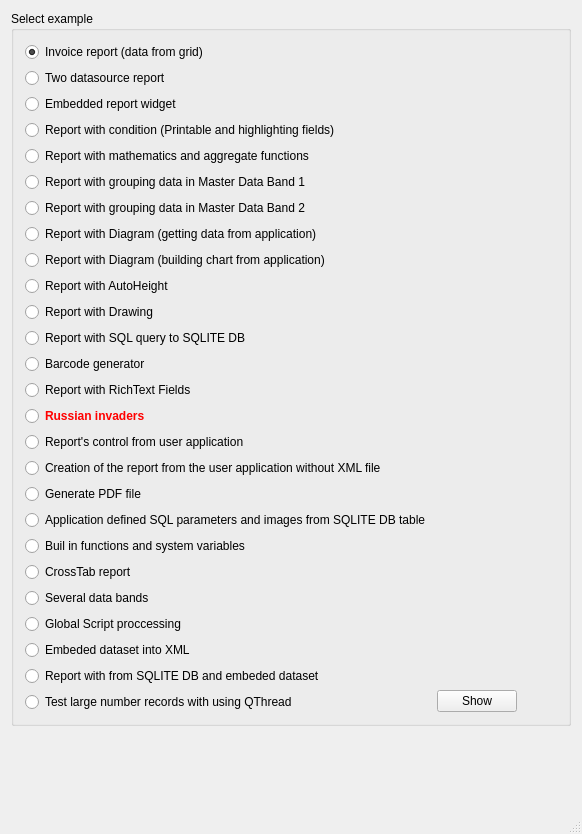
<?xml version="1.0" encoding="UTF-8"?>
<ui version="4.0">
 <class>MainWindow</class>
 <widget class="QMainWindow" name="MainWindow">
  <property name="geometry">
   <rect>
    <x>0</x>
    <y>0</y>
    <width>582</width>
    <height>834</height>
   </rect>
  </property>
  <property name="windowTitle">
   <string>QtRPT examples</string>
  </property>
  <property name="windowIcon">
   <iconset resource="../QtRPT/imagesRpt.qrc">
    <normaloff>:/QtRptDesigner/images/QtRptDesigner.ico</normaloff>:/QtRptDesigner/images/QtRptDesigner.ico</iconset>
  </property>
  <widget class="QWidget" name="centralWidget">
   <layout class="QVBoxLayout" name="verticalLayout_3">
    <item>
     <widget class="QGroupBox" name="groupBox">
      <property name="title">
       <string>Select example</string>
      </property>
      <layout class="QHBoxLayout" name="horizontalLayout_4">
       <item>
        <layout class="QVBoxLayout" name="verticalLayout_2">
         <item>
          <widget class="QRadioButton" name="rBtn1">
           <property name="text">
            <string>Invoice report (data from grid)</string>
           </property>
           <property name="checked">
            <bool>true</bool>
           </property>
          </widget>
         </item>
         <item>
          <widget class="QRadioButton" name="rBtn2">
           <property name="text">
            <string>Two datasource report</string>
           </property>
          </widget>
         </item>
         <item>
          <widget class="QRadioButton" name="rBtn3">
           <property name="text">
            <string>Embedded report widget</string>
           </property>
          </widget>
         </item>
         <item>
          <widget class="QRadioButton" name="rBtn4">
           <property name="text">
            <string>Report with condition (Printable and highlighting fields)</string>
           </property>
          </widget>
         </item>
         <item>
          <widget class="QRadioButton" name="rBtn5">
           <property name="text">
            <string>Report with mathematics and aggregate functions</string>
           </property>
          </widget>
         </item>
         <item>
          <widget class="QRadioButton" name="rBtn6a">
           <property name="text">
            <string>Report with grouping data in Master Data Band 1</string>
           </property>
          </widget>
         </item>
         <item>
          <widget class="QRadioButton" name="rBtn6b">
           <property name="text">
            <string>Report with grouping data in Master Data Band 2</string>
           </property>
          </widget>
         </item>
         <item>
          <widget class="QRadioButton" name="rBtn7a">
           <property name="text">
            <string>Report with Diagram (getting data from application)</string>
           </property>
          </widget>
         </item>
         <item>
          <widget class="QRadioButton" name="rBtn7b">
           <property name="text">
            <string>Report with Diagram (building chart from application)</string>
           </property>
          </widget>
         </item>
         <item>
          <widget class="QRadioButton" name="rBtn8">
           <property name="text">
            <string>Report with AutoHeight</string>
           </property>
          </widget>
         </item>
         <item>
          <widget class="QRadioButton" name="rBtn9">
           <property name="text">
            <string>Report with Drawing</string>
           </property>
          </widget>
         </item>
         <item>
          <widget class="QRadioButton" name="rBtn10">
           <property name="text">
            <string>Report with SQL query to SQLITE DB</string>
           </property>
          </widget>
         </item>
         <item>
          <widget class="QRadioButton" name="rBtn11">
           <property name="text">
            <string>Barcode generator</string>
           </property>
          </widget>
         </item>
         <item>
          <widget class="QRadioButton" name="rBtn12">
           <property name="text">
            <string>Report with RichText Fields</string>
           </property>
          </widget>
         </item>
         <item>
          <widget class="QRadioButton" name="rBtnRussian">
           <property name="font">
            <font>
             <bold>true</bold>
            </font>
           </property>
           <property name="styleSheet">
            <string notr="true">color: rgb(255, 0, 0);</string>
           </property>
           <property name="text">
            <string>Russian invaders</string>
           </property>
          </widget>
         </item>
         <item>
          <widget class="QRadioButton" name="rBtn13">
           <property name="text">
            <string>Report's control from user application</string>
           </property>
          </widget>
         </item>
         <item>
          <widget class="QRadioButton" name="rBtn14">
           <property name="text">
            <string>Creation of the report from the user application without XML file</string>
           </property>
          </widget>
         </item>
         <item>
          <widget class="QRadioButton" name="rBtn15">
           <property name="text">
            <string>Generate PDF file</string>
           </property>
          </widget>
         </item>
         <item>
          <widget class="QRadioButton" name="rBtn16">
           <property name="text">
            <string>Application defined SQL parameters and images from SQLITE DB table</string>
           </property>
          </widget>
         </item>
         <item>
          <widget class="QRadioButton" name="rBtn17">
           <property name="text">
            <string>Buil in functions and system variables</string>
           </property>
          </widget>
         </item>
         <item>
          <widget class="QRadioButton" name="rBtn18">
           <property name="enabled">
            <bool>true</bool>
           </property>
           <property name="text">
            <string>CrossTab report</string>
           </property>
          </widget>
         </item>
         <item>
          <widget class="QRadioButton" name="rBtn19">
           <property name="text">
            <string>Several data bands</string>
           </property>
          </widget>
         </item>
         <item>
          <widget class="QRadioButton" name="rBtn20">
           <property name="text">
            <string>Global Script proccessing</string>
           </property>
          </widget>
         </item>
         <item>
          <widget class="QRadioButton" name="rBtn21">
           <property name="text">
            <string>Embeded dataset into XML</string>
           </property>
          </widget>
         </item>
         <item>
          <widget class="QRadioButton" name="rBtn22">
           <property name="text">
            <string>Report with from SQLITE DB and embeded dataset</string>
           </property>
          </widget>
         </item>
         <item>
          <widget class="QRadioButton" name="rBtn23">
           <property name="text">
            <string>Test large number records with using QThread</string>
           </property>
          </widget>
         </item>
        </layout>
       </item>
       <item>
        <layout class="QVBoxLayout" name="verticalLayout">
         <item>
          <widget class="QLabel" name="label">
           <property name="text">
            <string/>
           </property>
           <property name="pixmap">
            <pixmap resource="resurce.qrc">:/images/Logo128.png</pixmap>
           </property>
          </widget>
         </item>
         <item>
          <widget class="QPushButton" name="btnShow">
           <property name="text">
            <string>Show</string>
           </property>
          </widget>
         </item>
        </layout>
       </item>
       <item>
        <spacer name="horizontalSpacer_3">
         <property name="orientation">
          <enum>Qt::Horizontal</enum>
         </property>
         <property name="sizeHint" stdset="0">
          <size>
           <width>40</width>
           <height>20</height>
          </size>
         </property>
        </spacer>
       </item>
      </layout>
     </widget>
    </item>
    <item>
     <spacer name="verticalSpacer">
      <property name="orientation">
       <enum>Qt::Vertical</enum>
      </property>
      <property name="sizeHint" stdset="0">
       <size>
        <width>20</width>
        <height>40</height>
       </size>
      </property>
     </spacer>
    </item>
   </layout>
  </widget>
  <widget class="QMenuBar" name="menuBar">
   <property name="geometry">
    <rect>
     <x>0</x>
     <y>0</y>
     <width>582</width>
     <height>21</height>
    </rect>
   </property>
  </widget>
  <widget class="QStatusBar" name="statusBar"/>
  <action name="actionPrint">
   <property name="checkable">
    <bool>false</bool>
   </property>
   <property name="checked">
    <bool>false</bool>
   </property>
   <property name="enabled">
    <bool>true</bool>
   </property>
   <property name="text">
    <string>Print</string>
   </property>
  </action>
 </widget>
 <layoutdefault spacing="6" margin="11"/>
 <resources>
  <include location="../QtRPT/imagesRpt.qrc"/>
  <include location="resurce.qrc"/>
  <include location="../QtRPT/imagesRpt.qrc"/>
 </resources>
 <connections/>
</ui>
